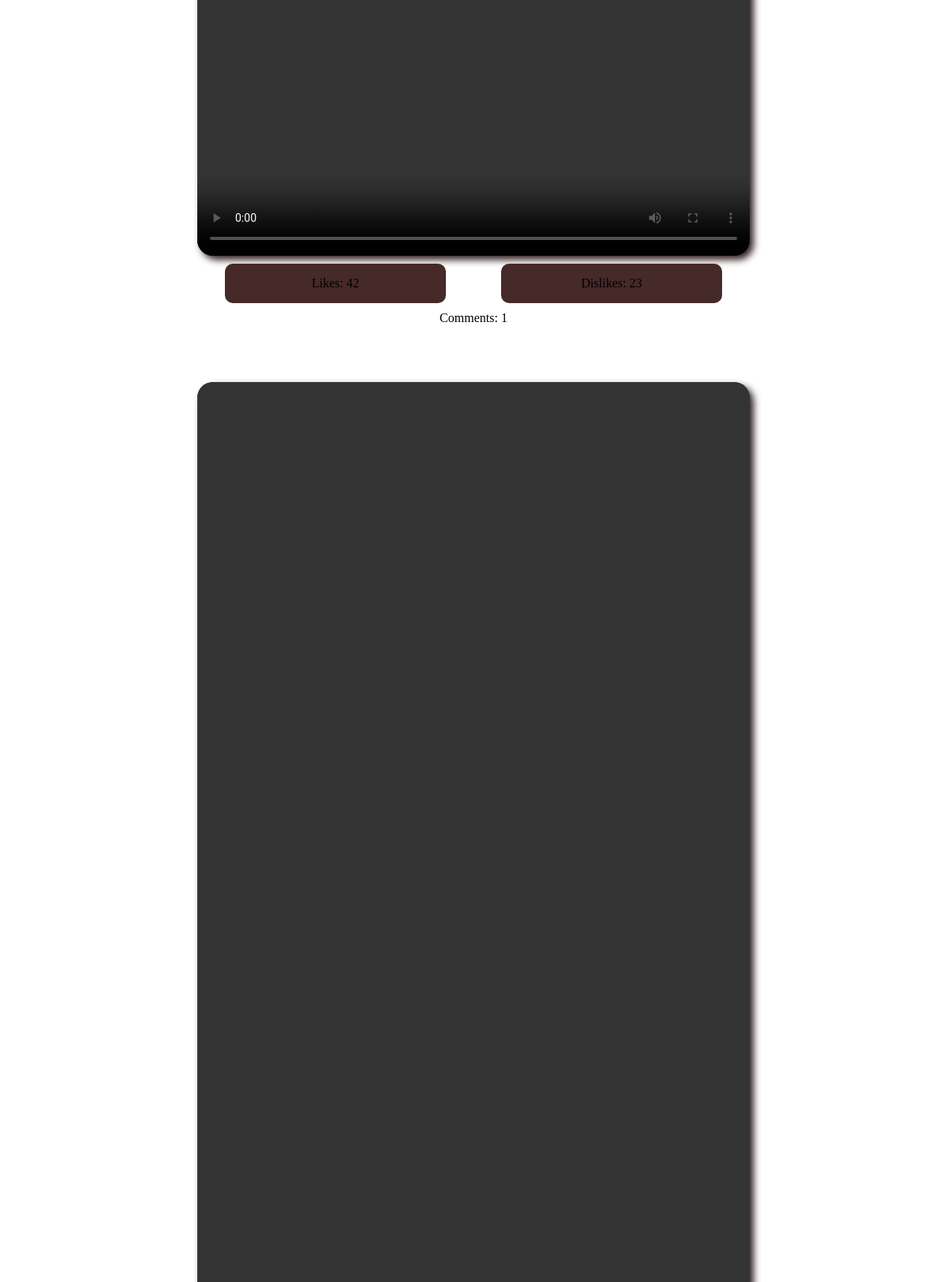
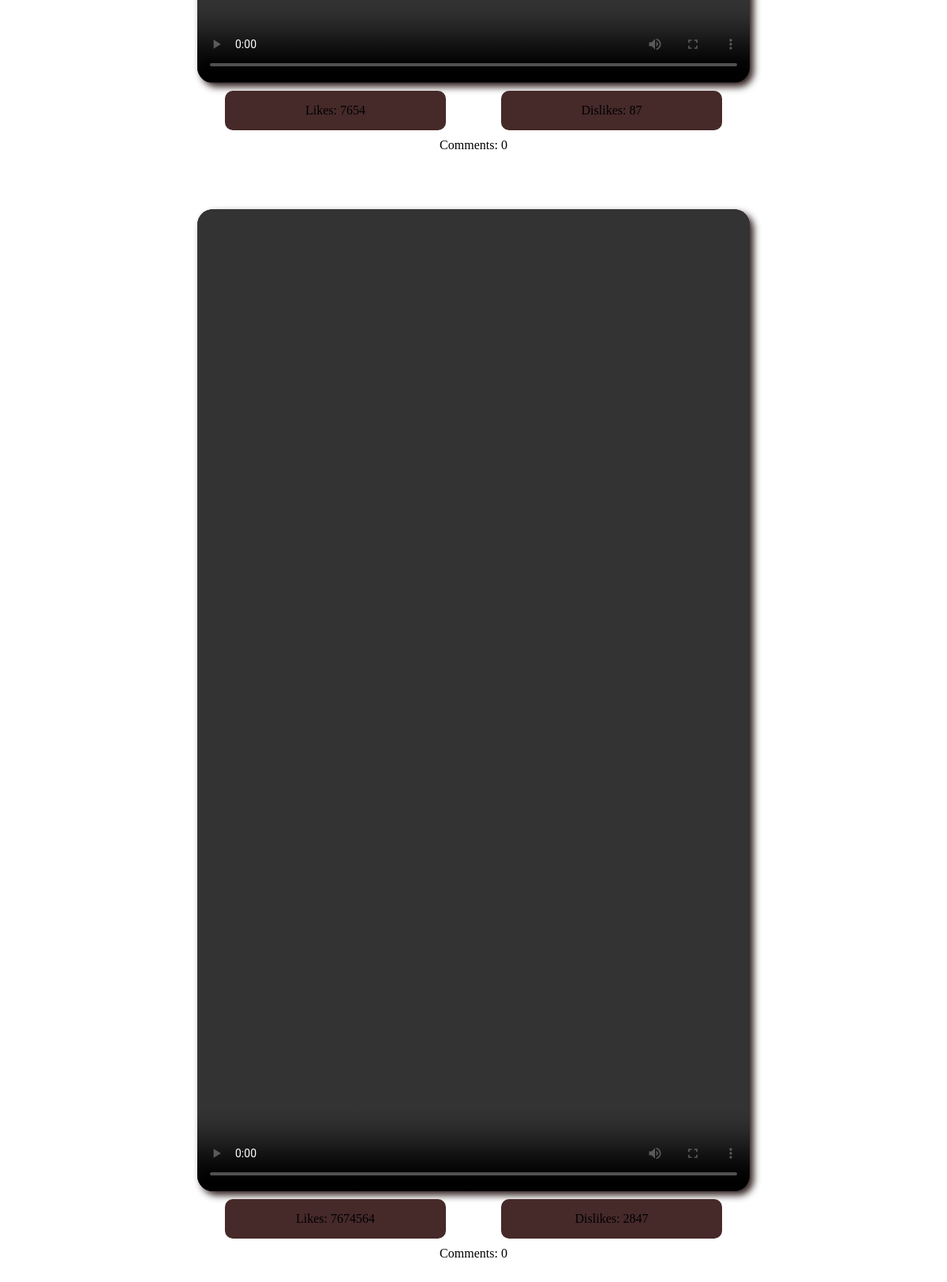
Before: /videos.php (lower part) with the older database file (2 pictures, top to bottom).
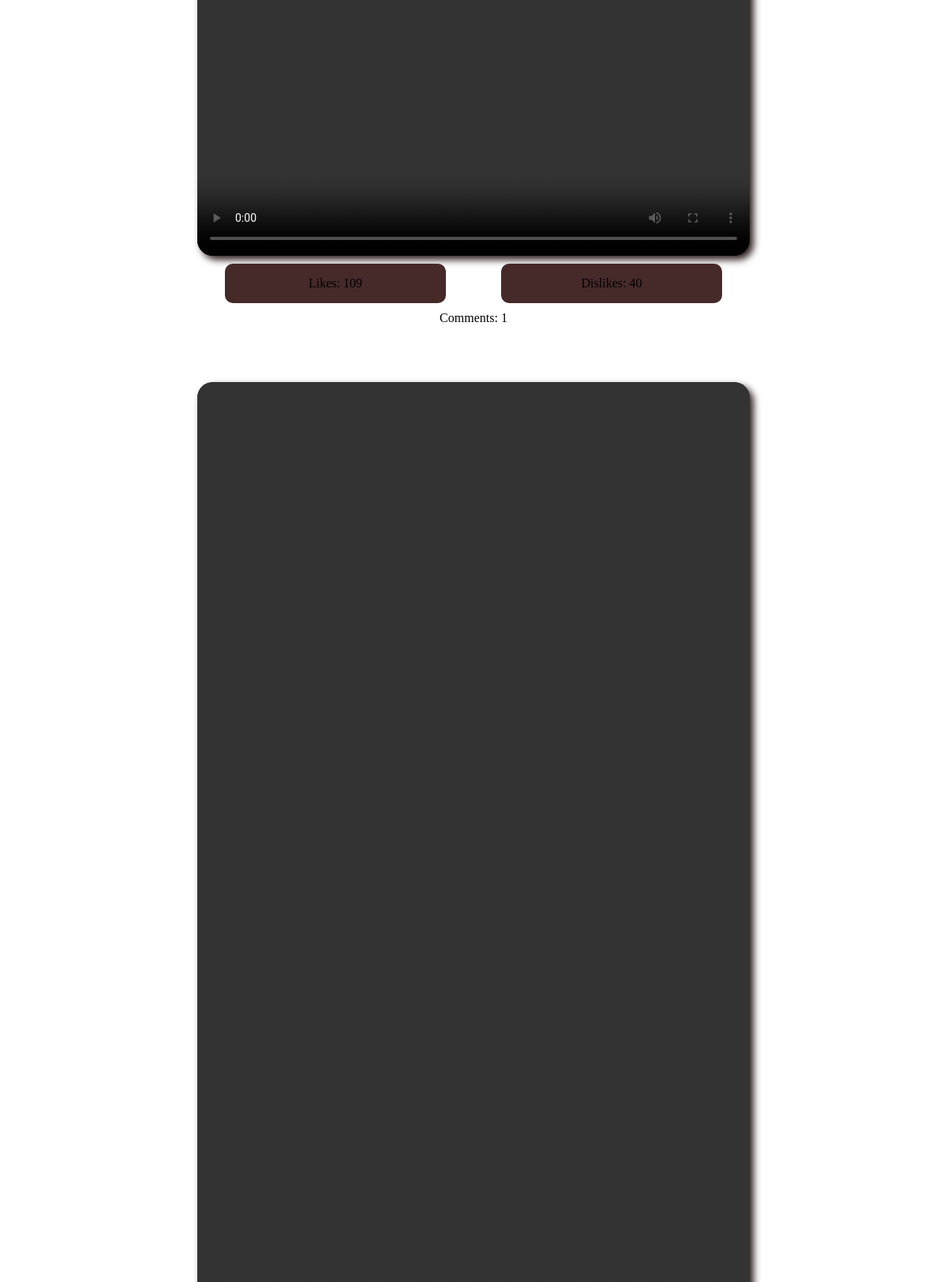
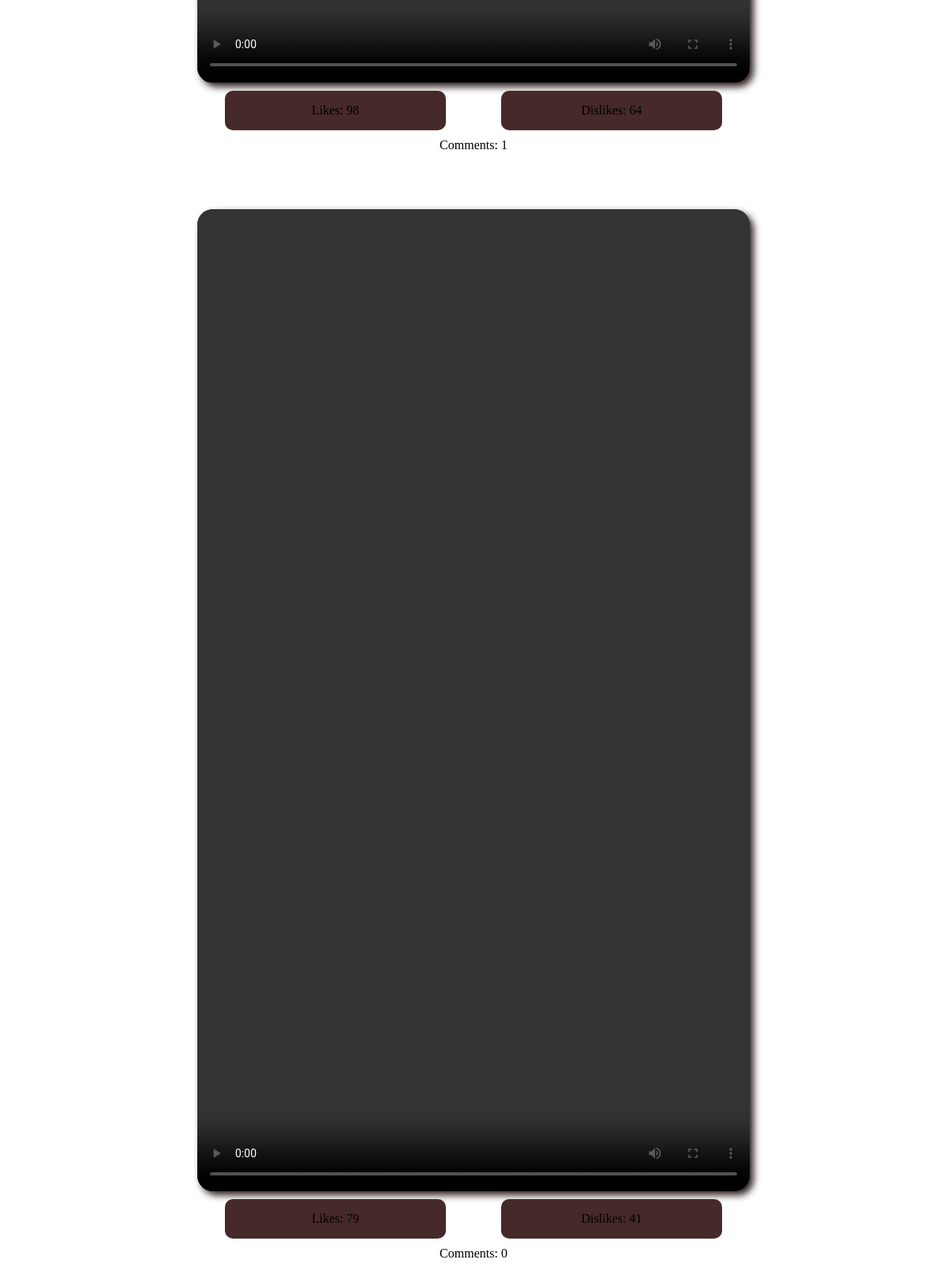
After: the same page with the newer database file (2 pictures, top to bottom).
### tables this page shows
CREATE TABLE `videos` (
  `url` varchar(50) NOT NULL,
  `likes` int(11) NOT NULL,
  `dislikes` int(11) NOT NULL,
  `text` varchar(250) NOT NULL,
  `description` varchar(250) NOT NULL,
  `id` int(11) NOT NULL
);

### repository/Video_Repository.php (called while the page is built, shortened)
<?php
$servername = "localhost";
$username = "root";
$password = "";
$database = "ArchiveOfMyself";
$conn = new mysqli($servername, $username, $password, $database);
function videos_fetch_all(): array{
    global $conn;
    $query = $conn->query("SELECT * FROM videos");
    return $query->fetch_all();
}
function comments_fetch($video): array{
    global $conn;
    $query = $conn->query("SELECT * FROM comments WHERE video_fk LIKE $video[5] ORDER BY RAND()");
    return $query->fetch_all();
}

### videos.php (the view, shortened to what this page needs)
<?php
require 'repository/Video_Repository.php';
?>
<div id="body">
    <?php
    $videos = videos_fetch_all();
    foreach ($videos as $video) {
        $intermediary = get_intermediary(1,$video[5]);
        echo "
        <video width='700' height='1244.44' controls>
            <source src='assets/testvideos/$video[0]' type='video/mp4'>
            Your browser does not support the video tag.
            Your browser does not support the video tag.
        </video>";
        if(isset($intermediary[0])){
            if($intermediary[0][1]){
                if($intermediary[0][2] && $intermediary[0][3]){
                    echo "<div class='review'>
                       <a onclick='send_ajax($video[5],`plus`,`video`,`videos`)' class='review_button' id='$video[5]plusvideo' style='background-color: darkred'>Likes: $video[1]</a>
                       <a onclick='send_ajax($video[5],`minus`,`video`,`videos`)' class='review_button' id='$video[5]minusvideo' style='background-color: darkred'>Dislikes: $video[2]</a>
                       </div>";
                }
                else{
                    if($intermediary[0][2]){
                        echo "<div class='review'>
                          <a onclick='send_ajax($video[5],`plus`,`video`,`videos`)' class='review_button' id='$video[5]plusvideo' style='background-color: darkred'>Likes: $video[1]</a>
                          <a onclick='send_ajax($video[5],`minus`,`video`,`videos`)' class='review_button' id='$video[5]minusvideo'>Dislikes: $video[2]</a>
                          </div>";
                    }
                    elseif($intermediary[0][3]){
                        echo "<div class='review'>
                          <a onclick='send_ajax($video[5],`plus`,`video`,`videos`)' class='review_button' id='$video[5]plusvideo'>Likes: $video[1]</a>
                          <a onclick='send_ajax($video[5],`minus`,`video`,`videos`)' class='review_button' id='$video[5]minusvideo' style='background-color: darkred'>Dislikes: $video[2]</a>
                          </div>";
                    }
                }
            }
        }
        else{
            echo "<div class='review'>
              <a onclick='send_ajax($video[5],`plus`,`video`,`videos`)' class='review_button' id='$video[5]plusvideo'>Likes: $video[1]</a>
              <a onclick='send_ajax($video[5],`minus`,`video`,`videos`)' class='review_button' id='$video[5]minusvideo'>Dislikes: $video[2]</a>
              </div>";
        }
        $comments = comments_fetch($video);
        $commentslenght = count($comments);
        echo "<a onclick='togVisibility($video[5])' class='commentsSelectable'>Comments: $commentslenght</a>";
        echo "<br><br><br><br>";
    }
    ?>
</div>

Changed rows visible on the page:
changed videos (number 1 of 3 on the later page): likes "42" → "109"; dislikes "23" → "40"
changed videos (number 2 of 3 on the later page): likes "7654" → "98"; dislikes "87" → "64"; commentslenght "0" → "1"
changed videos (number 3 of 3 on the later page): likes "7674564" → "79"; dislikes "2847" → "41"
